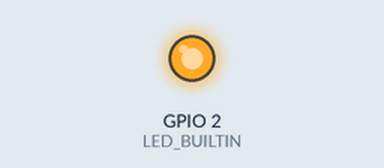
A sketch run on a simulated ESP32. Parts: output pins drawn as LEDs (lit = HIGH). WiFi joins after 1.5 s; servers stay silent unless stated; what the sketch prints to the serial monitor is not drawn.

Above: at 0.1 s.
Timing chart, 0 to 1.6 s (numbered marks = the images above):
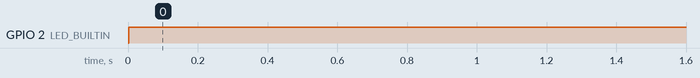

The sketch:

esp32.ino
```cpp
// (licence header left out)
#include <Wire.h>
#include <WiFi.h>
#include "MAX30100_PulseOximeter.h"
//#include "UbidotsESPMQTT.h"

/****************************************
 * Define Constants
 ****************************************/
#define TOKEN "A1E-hwuVdMNpoJnMtKwi0PqUL79UtHPlDo" // Your Ubidots TOKEN
#define WIFINAME "test" //Your SSID
#define WIFIPASS "qwertyuiop" // Your Wifi Pass
//Ubidots client(TOKEN);
bool state = 1;

#define REPORTING_PERIOD_MS     1000

// PulseOximeter is the higher level interface to the sensor
// it offers:
//  * beat detection reporting
//  * heart rate calculation
//  * SpO2 (oxidation level) calculation
PulseOximeter pox;

uint32_t tsLastReport = 0;
void callback(char* topic, byte* payload, unsigned int length) {}
// Callback (registered below) fired when a pulse is detected
void onBeatDetected()
{
    Serial.println("Beat!");
}

void setup()
{
    Serial.begin(115200);

    Serial.print("Initializing pulse oximeter..");

    // Initialize the PulseOximeter instance
    // Failures are generally due to an improper I2C wiring, missing power supply
    // or wrong target chip
    if (!pox.begin())
    {
        Serial.println("FAILED");
    }
    else {
        Serial.println("SUCCESS");
    }
  Serial.begin(115200);
//  client.wifiConnection(WIFINAME, WIFIPASS);
//  client.begin(callback);
WiFi.begin(WIFINAME, WIFIPASS);
  pinMode(LED_BUILTIN, OUTPUT);
    // The default current for the IR LED is 50mA and it could be changed
    //   by uncommenting the following line. Check MAX30100_Registers.h for all the
    //   available options.
    // pox.setIRLedCurrent(MAX30100_LED_CURR_7_6MA);

    // Register a callback for the beat detection
    pox.setOnBeatDetectedCallback(onBeatDetected);
}
int bpm,SpO2;
void loop()
{
  if(WiFi.status() == WL_CONNECTED)
  {
    digitalWrite(LED_BUILTIN,!HIGH);
  }
  else
  {
   digitalWrite(LED_BUILTIN,!LOW);
   while (WiFi.status() != WL_CONNECTED) {
    delay(500);

   }
}
while(1){ Serial.print("*"); }
//if(!client.connected()){
//  client.reconnect();
//}
    // Make sure to call update as fast as possible
    pox.update();

    // Asynchronously dump heart rate and oxidation levels to the serial
    // For both, a value of 0 means "invalid"
    if (millis() - tsLastReport > REPORTING_PERIOD_MS) {
        bpm = pox.getHeartRate();
        SpO2 = pox.getSpO2();
        Serial.print("Heart rate:");
        Serial.print(bpm);
        Serial.print("bpm / SpO2:");
        Serial.print(SpO2);
        Serial.println("%");

        tsLastReport = millis();
//        client.add("bpm", bpm);
//        client.add("SpO2", SpO2);
//        client.ubidotsPublish("source2");
    }
}
```

Measured:
- by itself, GPIO 2 (LED_BUILTIN): LOW → HIGH at 0.00 s
